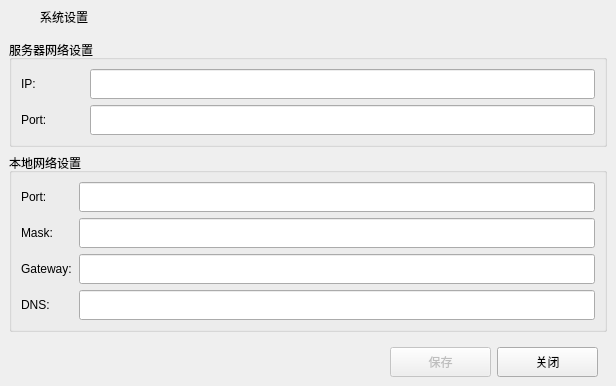
<?xml version="1.0" encoding="UTF-8"?>
<ui version="4.0">
 <class>SystemSetting</class>
 <widget class="QDialog" name="SystemSetting">
  <property name="geometry">
   <rect>
    <x>0</x>
    <y>0</y>
    <width>616</width>
    <height>384</height>
   </rect>
  </property>
  <property name="minimumSize">
   <size>
    <width>0</width>
    <height>0</height>
   </size>
  </property>
  <property name="maximumSize">
   <size>
    <width>16777215</width>
    <height>16777215</height>
   </size>
  </property>
  <property name="windowTitle">
   <string>Form</string>
  </property>
  <property name="styleSheet">
   <string notr="true">QComboBox{
font: 14pt &quot;WenQuanYi Micro Hei&quot;;
border-radius: 8px;
padding: 1px 10px 1px 10px;
border: 1px solid #4D4D4D;
}
QComboBox QAbstractItemView{
background-color:#4D4D4D;
color:white;
selection-background-color: rgb(56,117,215);
}
QComboBox::drop-down {
subcontrol-origin: padding;
subcontrol-position: top right;
width: 20px;
border-left-width: 1px;
border-left-style: solid;
border-top-right-radius: 3px;
border-bottom-right-radius: 3px;
border-left-color: #4D4D4D;
}
QComboBox::down-arrow{
image: url(:/image/images/arrow_down.png);
}
QComboBox::down-arrow:pressed{
position:relative;
top:1px;
left:1px;
}
</string>
  </property>
  <layout class="QVBoxLayout" name="verticalLayout_2">
   <property name="leftMargin">
    <number>0</number>
   </property>
   <property name="topMargin">
    <number>0</number>
   </property>
   <property name="rightMargin">
    <number>0</number>
   </property>
   <property name="bottomMargin">
    <number>0</number>
   </property>
   <item>
    <widget class="QWidget" name="TitleBarWidget" native="true">
     <property name="minimumSize">
      <size>
       <width>0</width>
       <height>34</height>
      </size>
     </property>
     <property name="maximumSize">
      <size>
       <width>16777215</width>
       <height>34</height>
      </size>
     </property>
     <layout class="QHBoxLayout" name="horizontalLayout_3">
      <property name="topMargin">
       <number>4</number>
      </property>
      <property name="bottomMargin">
       <number>4</number>
      </property>
      <item>
       <widget class="QLabel" name="label_title_icon">
        <property name="minimumSize">
         <size>
          <width>25</width>
          <height>25</height>
         </size>
        </property>
        <property name="maximumSize">
         <size>
          <width>25</width>
          <height>25</height>
         </size>
        </property>
        <property name="text">
         <string/>
        </property>
       </widget>
      </item>
      <item>
       <widget class="QLabel" name="label_title">
        <property name="text">
         <string>系统设置</string>
        </property>
       </widget>
      </item>
     </layout>
    </widget>
   </item>
   <item>
    <layout class="QVBoxLayout" name="verticalLayout">
     <property name="leftMargin">
      <number>9</number>
     </property>
     <property name="topMargin">
      <number>0</number>
     </property>
     <property name="rightMargin">
      <number>9</number>
     </property>
     <property name="bottomMargin">
      <number>0</number>
     </property>
     <item>
      <widget class="QGroupBox" name="groupBox_3">
       <property name="title">
        <string>服务器网络设置</string>
       </property>
       <layout class="QGridLayout" name="gridLayout_3">
        <item row="0" column="0">
         <widget class="QLabel" name="label_11">
          <property name="minimumSize">
           <size>
            <width>63</width>
            <height>0</height>
           </size>
          </property>
          <property name="text">
           <string>IP:</string>
          </property>
          <property name="alignment">
           <set>Qt::AlignLeading|Qt::AlignLeft|Qt::AlignVCenter</set>
          </property>
         </widget>
        </item>
        <item row="0" column="1">
         <widget class="QLineEdit" name="ServerIP">
          <property name="minimumSize">
           <size>
            <width>0</width>
            <height>30</height>
           </size>
          </property>
          <property name="maximumSize">
           <size>
            <width>16777215</width>
            <height>30</height>
           </size>
          </property>
          <property name="alignment">
           <set>Qt::AlignCenter</set>
          </property>
         </widget>
        </item>
        <item row="1" column="0">
         <widget class="QLabel" name="label_12">
          <property name="text">
           <string>Port:        </string>
          </property>
          <property name="alignment">
           <set>Qt::AlignLeading|Qt::AlignLeft|Qt::AlignVCenter</set>
          </property>
         </widget>
        </item>
        <item row="1" column="1">
         <widget class="QLineEdit" name="ServerListenPort">
          <property name="sizePolicy">
           <sizepolicy hsizetype="Preferred" vsizetype="Fixed">
            <horstretch>0</horstretch>
            <verstretch>0</verstretch>
           </sizepolicy>
          </property>
          <property name="minimumSize">
           <size>
            <width>0</width>
            <height>30</height>
           </size>
          </property>
          <property name="maximumSize">
           <size>
            <width>16777215</width>
            <height>30</height>
           </size>
          </property>
          <property name="alignment">
           <set>Qt::AlignCenter</set>
          </property>
         </widget>
        </item>
       </layout>
      </widget>
     </item>
     <item>
      <widget class="QGroupBox" name="groupBox">
       <property name="title">
        <string>本地网络设置</string>
       </property>
       <layout class="QGridLayout" name="gridLayout">
        <item row="0" column="0">
         <widget class="QLabel" name="label">
          <property name="text">
           <string>Port:        </string>
          </property>
          <property name="alignment">
           <set>Qt::AlignLeading|Qt::AlignLeft|Qt::AlignVCenter</set>
          </property>
         </widget>
        </item>
        <item row="0" column="1">
         <widget class="QLineEdit" name="DevelopBoardIP">
          <property name="minimumSize">
           <size>
            <width>0</width>
            <height>30</height>
           </size>
          </property>
          <property name="maximumSize">
           <size>
            <width>16777215</width>
            <height>30</height>
           </size>
          </property>
          <property name="alignment">
           <set>Qt::AlignCenter</set>
          </property>
         </widget>
        </item>
        <item row="1" column="0">
         <widget class="QLabel" name="label_2">
          <property name="text">
           <string>Mask:</string>
          </property>
          <property name="alignment">
           <set>Qt::AlignLeading|Qt::AlignLeft|Qt::AlignVCenter</set>
          </property>
         </widget>
        </item>
        <item row="1" column="1">
         <widget class="QLineEdit" name="DevelopBoardMask">
          <property name="minimumSize">
           <size>
            <width>0</width>
            <height>30</height>
           </size>
          </property>
          <property name="maximumSize">
           <size>
            <width>16777215</width>
            <height>30</height>
           </size>
          </property>
          <property name="alignment">
           <set>Qt::AlignCenter</set>
          </property>
         </widget>
        </item>
        <item row="2" column="0">
         <widget class="QLabel" name="label_3">
          <property name="text">
           <string>Gateway:</string>
          </property>
          <property name="alignment">
           <set>Qt::AlignLeading|Qt::AlignLeft|Qt::AlignVCenter</set>
          </property>
         </widget>
        </item>
        <item row="2" column="1">
         <widget class="QLineEdit" name="DevelopBoardGateway">
          <property name="minimumSize">
           <size>
            <width>0</width>
            <height>30</height>
           </size>
          </property>
          <property name="maximumSize">
           <size>
            <width>16777215</width>
            <height>30</height>
           </size>
          </property>
          <property name="alignment">
           <set>Qt::AlignCenter</set>
          </property>
         </widget>
        </item>
        <item row="3" column="0">
         <widget class="QLabel" name="label_4">
          <property name="text">
           <string>DNS:</string>
          </property>
          <property name="alignment">
           <set>Qt::AlignLeading|Qt::AlignLeft|Qt::AlignVCenter</set>
          </property>
         </widget>
        </item>
        <item row="3" column="1">
         <widget class="QLineEdit" name="DevelopBoardDNS">
          <property name="minimumSize">
           <size>
            <width>0</width>
            <height>30</height>
           </size>
          </property>
          <property name="maximumSize">
           <size>
            <width>16777215</width>
            <height>30</height>
           </size>
          </property>
          <property name="alignment">
           <set>Qt::AlignCenter</set>
          </property>
         </widget>
        </item>
       </layout>
      </widget>
     </item>
     <item>
      <spacer name="verticalSpacer">
       <property name="orientation">
        <enum>Qt::Vertical</enum>
       </property>
       <property name="sizeHint" stdset="0">
        <size>
         <width>20</width>
         <height>13</height>
        </size>
       </property>
      </spacer>
     </item>
     <item>
      <layout class="QHBoxLayout" name="horizontalLayout_2">
       <property name="leftMargin">
        <number>9</number>
       </property>
       <property name="topMargin">
        <number>9</number>
       </property>
       <property name="rightMargin">
        <number>9</number>
       </property>
       <property name="bottomMargin">
        <number>9</number>
       </property>
       <item>
        <spacer name="horizontalSpacer">
         <property name="orientation">
          <enum>Qt::Horizontal</enum>
         </property>
         <property name="sizeHint" stdset="0">
          <size>
           <width>40</width>
           <height>20</height>
          </size>
         </property>
        </spacer>
       </item>
       <item>
        <widget class="QPushButton" name="btnSave">
         <property name="enabled">
          <bool>false</bool>
         </property>
         <property name="minimumSize">
          <size>
           <width>101</width>
           <height>30</height>
          </size>
         </property>
         <property name="text">
          <string>保存</string>
         </property>
        </widget>
       </item>
       <item>
        <widget class="QPushButton" name="btnClose">
         <property name="minimumSize">
          <size>
           <width>101</width>
           <height>30</height>
          </size>
         </property>
         <property name="text">
          <string>关闭</string>
         </property>
        </widget>
       </item>
      </layout>
     </item>
    </layout>
   </item>
  </layout>
 </widget>
 <resources/>
 <connections/>
</ui>
